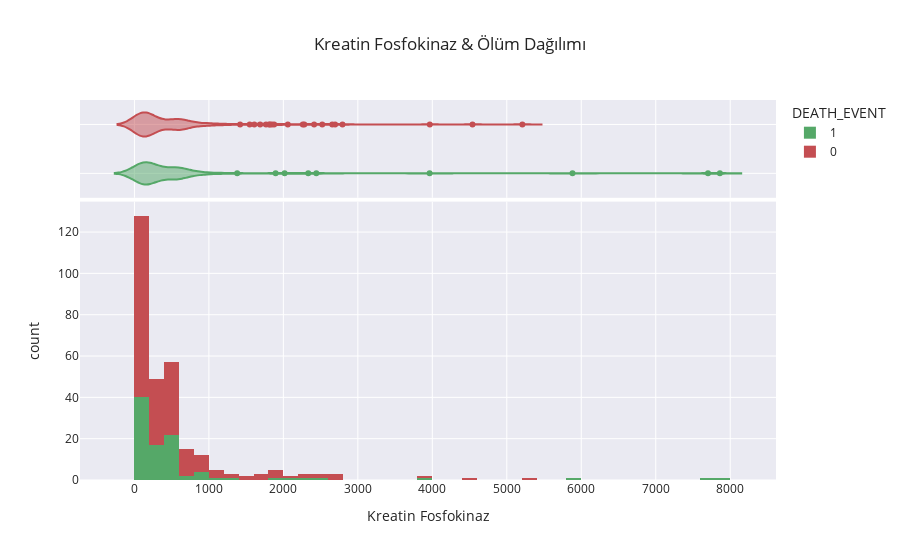

The cell this chart's notebook holds for it:
### Code cell
# DEATH_EVENT e göre yukarıdaki histogramı kategorize edelim

import plotly.express as px
fig = px.histogram(dataset, x="creatinine_phosphokinase", color="DEATH_EVENT", marginal="violin", hover_data=dataset.columns,
                   title ="Kreatin Fosfokinaz & Ölüm Dağılımı", 
                   labels={"creatinine_phosphokinase": "Kreatin Fosfokinaz"},
                   template="seaborn",
                   color_discrete_map={"0": "RebeccaPurple", "1": "MediumPurple"})
fig.show()

### Figure 1 — Plotly figure (JSON) as saved in the notebook; plotly's stock layout.template omitted (floating-point values rounded to 4 significant figures; data arrays with more than 128 entries replaced by an {"elided": "..."} marker saying what was removed)
{"data": [{"alignmentgroup": "True", "bingroup": "x", "hovertemplate": "DEATH_EVENT=1<br>Kreatin Fosfokinaz=%{x}<br>count=%{y}<extra></extra>", "legendgroup": "1", "marker": {"color": "rgb(85,168,104)"}, "name": "1", "offsetgroup": "1", "orientation": "v", "showlegend": true, "type": "histogram", "x": [582, 7861, 146, 111, 160, 47, 246, 315, 157, 123, 81, 231, 981, 168, 379, 149, 582, 125, 582, 128, 220, 582, 148, 112, 122, 60, 70, 582, 23, 249, 94, 582, 60, 855, 235, 582, 124, 571, 588, 582, 1380, 582, 553, 129, 577, 91, 3964, 69, 260, 371, 789, 364, 7702, 318, 582, 68, 250, 110, 161, 113, 5882, 582, 47, 76, 280, 154, 328, 129, 143, 582, 582, 168, 805, 943, 582, 233, 2334, 2442, 776, 66, 176, 395, 99, 145, 104, 582, 1896, 582, 418, 131, 582, 166, 2017, 258, 1199], "xaxis": "x", "yaxis": "y"}, {"alignmentgroup": "True", "customdata": {"elided": "95x12 float values"}, "hovertemplate": "DEATH_EVENT=%{customdata[11]}<br>Kreatin Fosfokinaz=%{x}<br>age=%{customdata[0]}<br>anaemia=%{customdata[1]}<br>diabetes=%{customdata[2]}<br>ejection_fraction=%{customdata[3]}<br>high_blood_pressure=%{customdata[4]}<br>platelets=%{customdata[5]}<br>serum_creatinine=%{customdata[6]}<br>serum_sodium=%{customdata[7]}<br>sex=%{customdata[8]}<br>smoking=%{customdata[9]}<br>time=%{customdata[10]}<extra></extra>", "legendgroup": "1", "marker": {"color": "rgb(85,168,104)"}, "name": "1", "offsetgroup": "1", "scalegroup": "x", "showlegend": false, "type": "violin", "x": [582, 7861, 146, 111, 160, 47, 246, 315, 157, 123, 81, 231, 981, 168, 379, 149, 582, 125, 582, 128, 220, 582, 148, 112, 122, 60, 70, 582, 23, 249, 94, 582, 60, 855, 235, 582, 124, 571, 588, 582, 1380, 582, 553, 129, 577, 91, 3964, 69, 260, 371, 789, 364, 7702, 318, 582, 68, 250, 110, 161, 113, 5882, 582, 47, 76, 280, 154, 328, 129, 143, 582, 582, 168, 805, 943, 582, 233, 2334, 2442, 776, 66, 176, 395, 99, 145, 104, 582, 1896, 582, 418, 131, 582, 166, 2017, 258, 1199], "xaxis": "x2", "yaxis": "y2"}, {"alignmentgroup": "True", "bingroup": "x", "hovertemplate": "DEATH_EVENT=0<br>Kreatin Fosfokinaz=%{x}<br>count=%{y}<extra></extra>", "legendgroup": "0", "marker": {"color": "rgb(196,78,82)"}, "name": "0", "offsetgroup": "0", "orientation": "v", "showlegend": true, "type": "histogram", "x": {"elided": "202 int values"}, "xaxis": "x", "yaxis": "y"}, {"alignmentgroup": "True", "customdata": {"elided": "202x12 float values"}, "hovertemplate": "DEATH_EVENT=%{customdata[11]}<br>Kreatin Fosfokinaz=%{x}<br>age=%{customdata[0]}<br>anaemia=%{customdata[1]}<br>diabetes=%{customdata[2]}<br>ejection_fraction=%{customdata[3]}<br>high_blood_pressure=%{customdata[4]}<br>platelets=%{customdata[5]}<br>serum_creatinine=%{customdata[6]}<br>serum_sodium=%{customdata[7]}<br>sex=%{customdata[8]}<br>smoking=%{customdata[9]}<br>time=%{customdata[10]}<extra></extra>", "legendgroup": "0", "marker": {"color": "rgb(196,78,82)"}, "name": "0", "offsetgroup": "0", "scalegroup": "x", "showlegend": false, "type": "violin", "x": {"elided": "202 int values"}, "xaxis": "x2", "yaxis": "y2"}], "layout": {"barmode": "relative", "legend": {"title": {"text": "DEATH_EVENT"}, "tracegroupgap": 0}, "title": {"text": "Kreatin Fosfokinaz & Ölüm Dağılımı"}, "xaxis": {"anchor": "y", "domain": [0, 1], "title": {"text": "Kreatin Fosfokinaz"}}, "xaxis2": {"anchor": "y2", "domain": [0, 1], "matches": "x", "showticklabels": false}, "yaxis": {"anchor": "x", "domain": [0, 0.7326], "title": {"text": "count"}}, "yaxis2": {"anchor": "x2", "domain": [0.7426, 1], "matches": "y2", "showline": false, "showticklabels": false, "ticks": ""}}}
